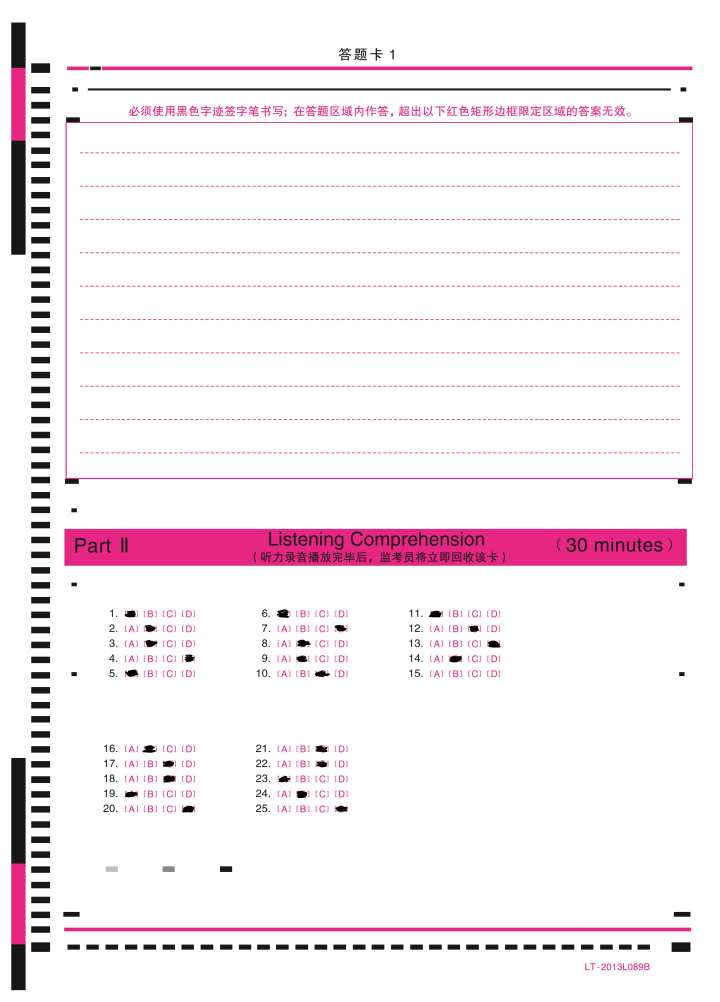
#> input picture card1/2.jpg, 2880 x 4006 px (shown at 1/4 size)
$ python -i extraction.py   (imports and definitions only)
#> lines starting #> are read from the running program, lines starting #| are printed output that depends on the picture; after the words box and inside, x2 and y2 are one past the last pixel; in counts of white or black regions, pixels touching at a corner belong together
#> further down, picture is the input picture: shape (4006, 2880, 3); mean B, G, R 242.1, 237.4, 246.9
import cv2
import numpy as np

#投影分割，返回shape为(组、起点、终点）的array, minSep，组间最小间隔（连续0达到就视为下一组）， eps视为空的最小值
def extract_projection_coordinates(projection, minSep = 50, eps = 0, endBias = 0, minLength=0, maxLength = 5000)->np.array:
    maxVal = np.max(projection)
    start = None
    end = None
    AllPoints = []
    cnt0 = 0
    for i,projectioni in enumerate(projection):
        if projectioni<=eps*maxVal or i==len(projection)-1:
            cnt0+=1
            #如果0个个数达到阈值
            if start is not None and end is not None and (end-start>=minLength) and (cnt0>=minSep or i==len(projection)-1 or (end-start)>=maxLength):
                AllPoints.append([start, end+endBias])
                cnt0 = 0
                start = None
                end = None
        else:
            cnt0 = 0
            if start is None:
                start = i
            end = i
    return np.array(AllPoints, dtype = np.int32)


#处理一个选择题区块（5个题+-）
def process_block(img, withinVerticalDis = 0.26, withinHorizontalDis = 0.1, eps = 0.15, fillingConf=0.75, minChoiceSep = 5, maxChoiceSep = 200):
    imgShow = img.copy()
    img = cv2.cvtColor(img, cv2.COLOR_BGR2GRAY)
    t, img = cv2.threshold(img, -1,255,cv2.THRESH_BINARY_INV+cv2.THRESH_OTSU)  # 自动阈值，留下ABCD
    # t, img = cv2.threshold(img, 50 ,255,cv2.THRESH_BINARY_INV)  # 手动阈值

    k = np.ones((3,3), dtype=np.uint8)
    img = cv2.morphologyEx(img, cv2.MORPH_CLOSE,k,None, (-1,-1), 1)
    # cv2.imshow('thresh result', img)
    # cv2.waitKey(0)
    answers = []
    mask = np.zeros(img.shape, dtype=np.uint8)
    horizontalHistData = np.sum(img, axis = 1)
    verticalHistData = np.sum(img, axis = 0)
    horizontalGroups = extract_projection_coordinates(horizontalHistData, withinHorizontalDis*img.shape[0]/5, 0.15)
    verticalGroups = extract_projection_coordinates(verticalHistData, withinVerticalDis*img.shape[0]/5, eps,0, minChoiceSep, maxChoiceSep)
    #对于每一道题
    for i,hori in enumerate(horizontalGroups):
        #每一个选项
        answer = []
        for j,verj in enumerate(verticalGroups):
            if j==0:
                continue
            mask=mask*0
            pt1 = (verj[0],hori[0])
            pt2 = (verj[1],hori[1])
            cv2.rectangle(mask, pt1, pt2, 255, -1)

            cv2.rectangle(imgShow, pt1, pt2, (255,0,0), 3)
            #计算白色与矩形面积比
            pro = cv2.countNonZero(cv2.bitwise_and(img,mask ))/((verj[1]-verj[0])*(hori[1]-hori[0]))
            if pro>fillingConf:
                answer.append(chr(j-1+65))
        answers.append(answer)
    # cv2.imshow('Recognition result  ', imgShow)
    # cv2.waitKey(0)
    return answers, imgShow

def process_img(img, betweenVerticalDis = 0.1, betweenHorizontalDis = 0.05, withinVerticalDis = 0.265, withinHorizontalDis = 0.1, betweenEps = 0.3, withinEps=0.15, fillingConf=0.8, minChoiceSep = 5, maxChoiceSep = 200):
#> called with betweenVerticalDis = 0.1, betweenHorizontalDis = 0.05, withinVerticalDis = 0.265, withinHorizontalDis = 0.1, betweenEps = 0.3, withinEps = 0.15, fillingConf = 0.8, minChoiceSep = 5
    choices = []
    objRects = []
    imgsrc = img.copy()
    #图像预处理
    img = cv2.cvtColor(img, cv2.COLOR_BGR2GRAY)
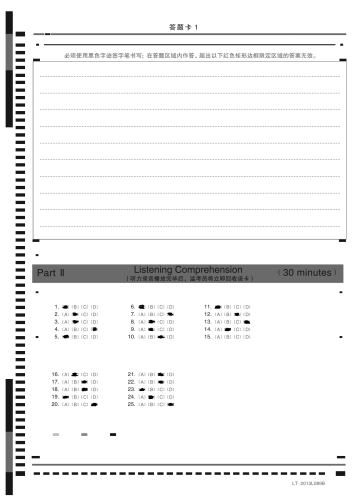
#> img: shape (4006, 2880) (shown at 1/8 size); min 0, max 255, mean 240.8
    img = cv2.GaussianBlur(img, (5,5), 0)
    #imgThresh作为后续投影分组的基础
    t, imgThresh = cv2.threshold(img, -1, 255, cv2.THRESH_BINARY_INV+cv2.THRESH_OTSU)
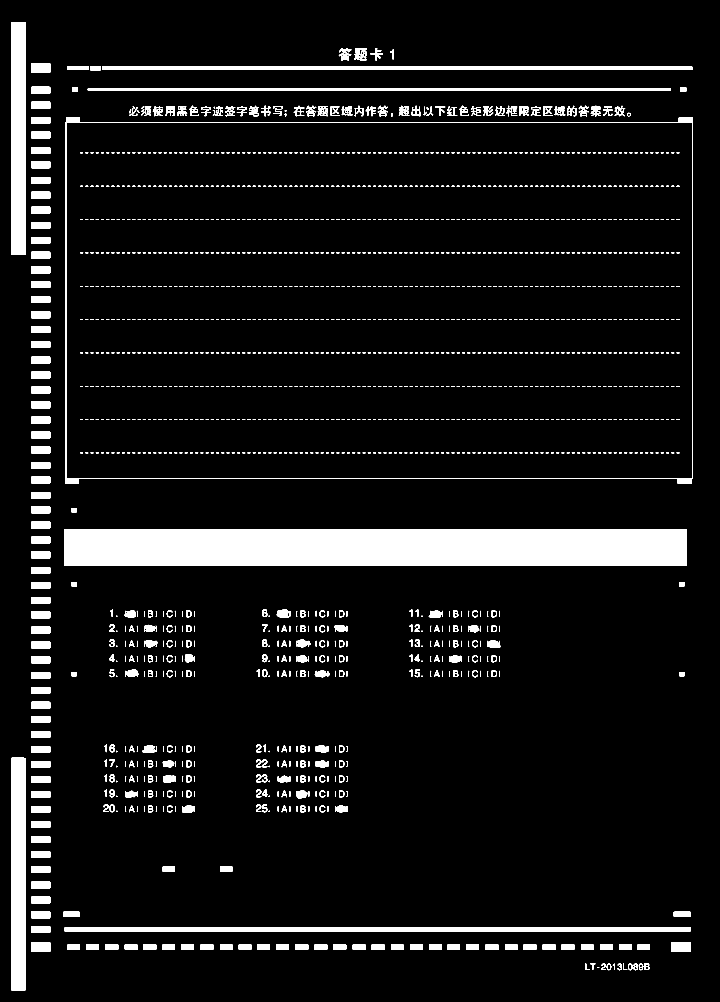
#> imgThresh: shape (4006, 2880) (shown at 1/4 size); 7.7% white; 1703 white regions (2 under 20 px), largest, box (x1, y1, x2, y2) and area: (258, 2116, 2747, 2263) 365881, (45, 3031, 103, 3961) 53607, (45, 90, 103, 1019) 53590
#> t = 169
    # 形态学封闭小孔
    k = np.ones((3,3), np.uint8)
    imgThresh = cv2.morphologyEx(imgThresh, cv2.MORPH_DILATE, k, None, (-1,-1), 1)
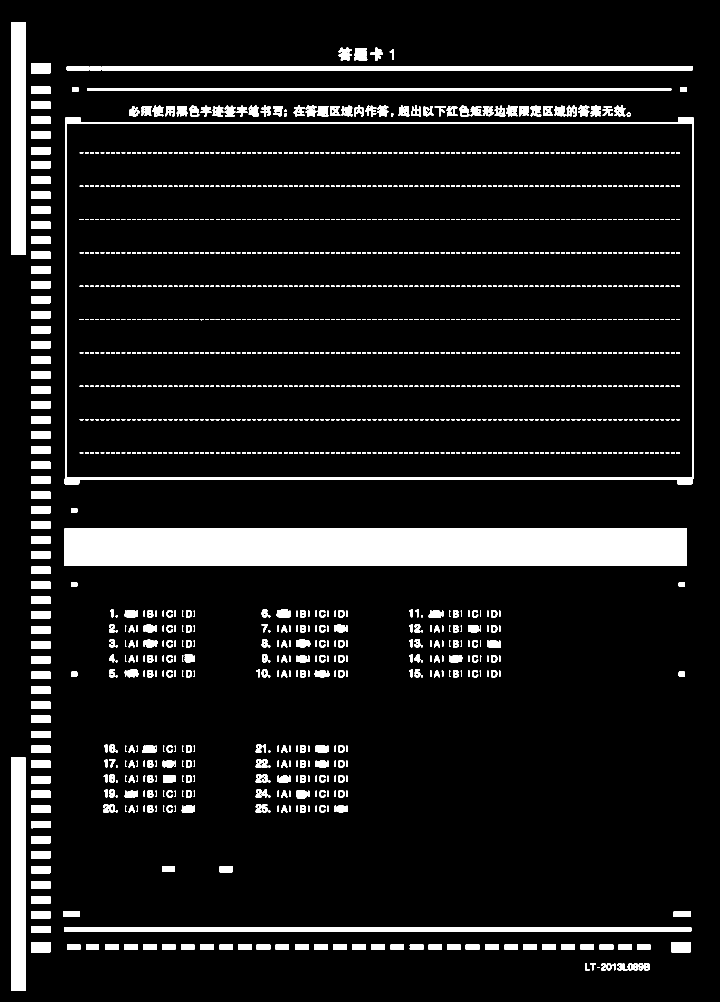
#> imgThresh: shape (4006, 2880) (shown at 1/4 size); 9% white; 1664 white regions, largest, box (x1, y1, x2, y2) and area: (257, 2115, 2748, 2264) 371157, (44, 3030, 104, 3962) 55589, (44, 89, 104, 1020) 55570

    #计算水平投影数据
    horizontalHistData = np.sum(imgThresh, axis = 1)
#> horizontalHistData = 4006 values, max 675495 at index 489, min 0 at index 0, mean 66081.7
    #根据水平投影数据提取水平分组数据
    horizontalGroups = extract_projection_coordinates(horizontalHistData, betweenHorizontalDis*imgThresh.shape[0], betweenEps)
#> in extract_projection_coordinates, `maxVal = np.max(projection)`: maxVal = 675495
#> after the loop in extract_projection_coordinates, `for i,projectioni in enumerate(projection):`: AllPoints = [[265, 2263], [3710, 3799]]
#> horizontalGroups = [[265, 2263], [3710, 3799]]
    #对于每一个水平分组计算垂直投影，并提取当前水平组下的垂直分组
    for i,horidatai in enumerate(horizontalGroups):
        verticalHistData = np.sum(imgThresh[horidatai[0]:horidatai[1], :], axis = 0)
        verticalGroups = extract_projection_coordinates(verticalHistData, betweenVerticalDis*imgThresh.shape[1],betweenEps)
        #对于每一个垂直和水平的交叉（一组）获取其两个矩形点
        for j,verdatai in enumerate(verticalGroups):
            blockResult = process_block(imgsrc[horidatai[0]:horidatai[1], verdatai[0]:verdatai[1]], withinVerticalDis,
                                        withinHorizontalDis, withinEps, fillingConf, minChoiceSep, maxChoiceSep)
            choices = choices+blockResult[0]
            objRects.append(blockResult[1])
#> this loop made 2 passes
#> horidatai on pass 1: [265, 2263]
#> pass 1, in process_block, `imgShow = img.copy()`:
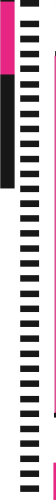
#> imgShow: shape (1998, 223, 3) (shown at 1/4 size); mean of channels 0, 1, 2 200.4, 195.5, 205.7; drawn as B, G, R
#> pass 1, in process_block, `img = cv2.cvtColor(img, cv2.COLOR_BGR2GRAY)`:
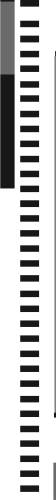
#> img: shape (1998, 223) (shown at 1/4 size); min 12, max 255, mean 199.1
#> pass 1, in process_block, `t, img = cv2.threshold(img, -1,255,cv2.THRESH_BINARY_INV+cv2.THRESH_OT..`:
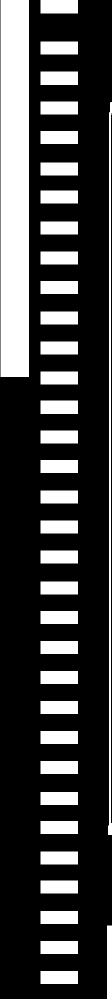
#> img: shape (1998, 223) (shown at 1/2 size); 25.8% white; 36 white regions, largest, box (x1, y1, x2, y2) and area: (1, 0, 58, 754) 42978, (216, 204, 223, 1670) 5908, (81, 0, 156, 27) 2025
#> pass 1, in process_block, `img = cv2.morphologyEx(img, cv2.MORPH_CLOSE,k,None, (-1,-1), 1)`:
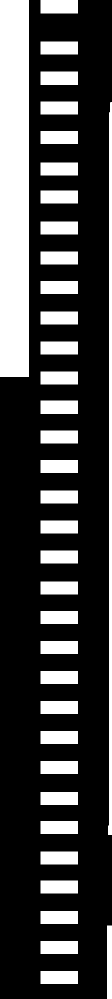
#> img: shape (1998, 223) (shown at 1/2 size); 26.2% white; 36 white regions, largest, box (x1, y1, x2, y2) and area: (0, 0, 58, 754) 43732, (216, 204, 223, 1670) 7326, (81, 0, 156, 27) 2025
#> after the loop, choices = [[], [], [], ['A', 'B'], ['A']]; objRects = 3 items
    return choices,objRects

>>> import cv2
>>> picture = cv2.imread('card1/2.jpg')
>>> result = process_img(picture)

$ run again, on card1/3.jpg
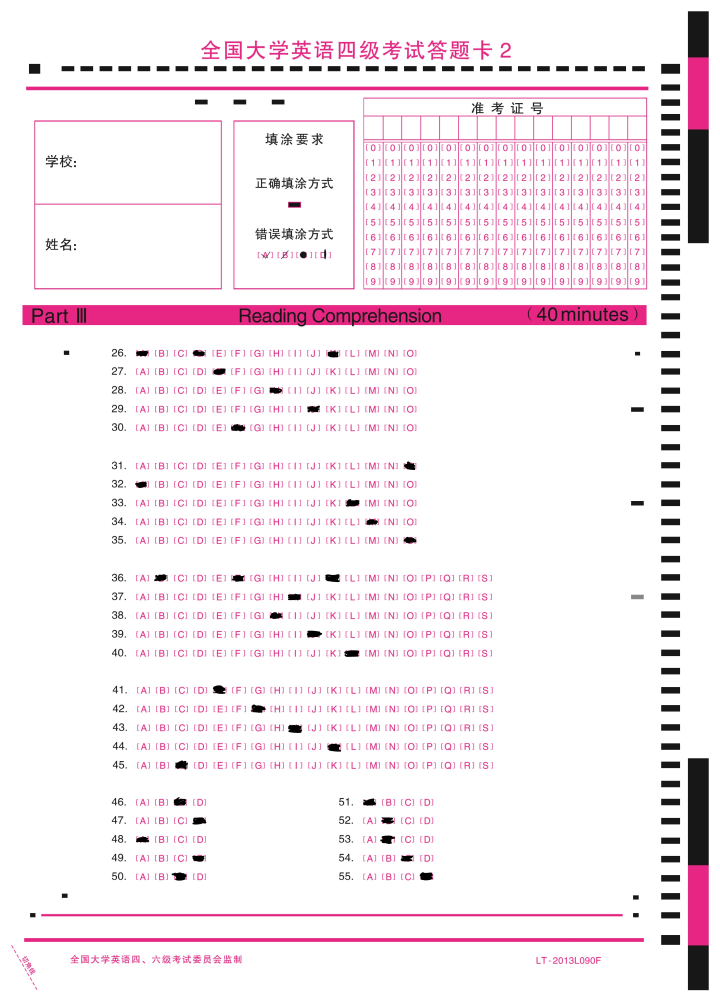
#> input picture card1/3.jpg, 2880 x 4006 px (shown at 1/4 size)
#> picture is the input picture: shape (4006, 2880, 3); mean B, G, R 241, 236.1, 246.1
#> in process_img, `t, imgThresh = cv2.threshold(img, -1, 255, cv2.THRESH_BINARY_INV+cv2.T..`:
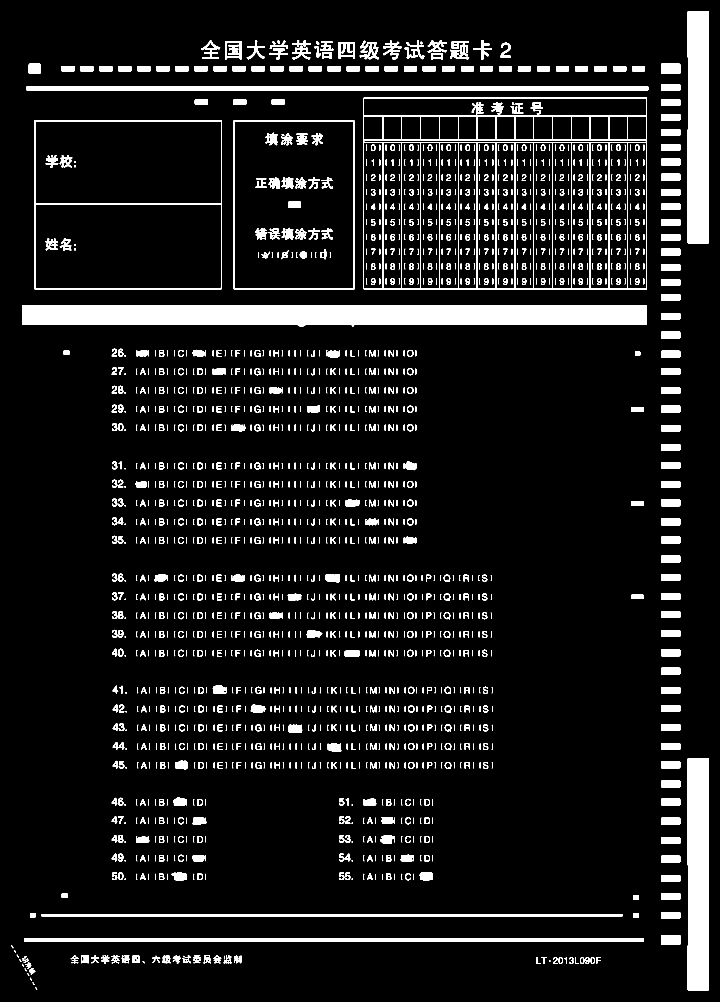
#> imgThresh: shape (4006, 2880) (shown at 1/4 size); 8.1% white; 1882 white regions (5 under 20 px), largest, box (x1, y1, x2, y2) and area: (90, 1221, 2586, 1306) 197357, (2751, 45, 2835, 973) 77662, (2751, 3033, 2835, 3961) 77629
#> in process_img, `t, imgThresh = cv2.threshold(img, -1, 255, cv2.THRESH_BINARY_INV+cv2.T..`: t = 172
#> horizontalHistData = 4006 values, max 676770 at index 346, min 0 at index 0, mean 76716.6
#> maxVal = 676770
#> the loop in extract_projection_coordinates, `for i,projectioni in enumerate(projection):` made 4006 passes
#> projectioni on passes 1 to 8: 0, 0, 0, 0, 0, 0, 0, 0
#> after the loop in extract_projection_coordinates, `for i,projectioni in enumerate(projection):`: AllPoints = [[263, 950], [1152, 1300], [3655, 3767]]
#> the loop in process_img, `for i,horidatai in enumerate(horizontalGroups):` made 3 passes
#> horidatai on passes 2 to 3: [1152, 1300], [3655, 3767]
#> pass 1, in process_block (call 2), `img = cv2.morphologyEx(img, cv2.MORPH_CLOSE,k,None, (-1,-1), 1)`:
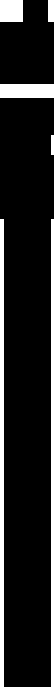
#> img: shape (687, 54); 12.8% white; 6 white regions, box (x1, y1, x2, y2) and area: (0, 219, 4, 687) 1872, (51, 219, 54, 687) 1404, (0, 84, 54, 98) 756, (0, 0, 23, 22) 506, (48, 0, 54, 22) 132, (51, 135, 54, 155) 60
#> after the loop in process_img, `for i,horidatai in enumerate(horizontalGroups):`: choices = [[], [], [], [], [], ['F'], ['A', 'B', 'C', 'D', 'E', 'F'], ['A', 'B', 'C', 'D', 'E'], [], ['A', 'B', 'C', 'D', 'E', 'F'], ['F'], [], ['F'], ['F'], ['F'], ['F'], ['F'], ['F'], [], [], ['A']]; objRects = 5 items

$ run again, on card1/1.png
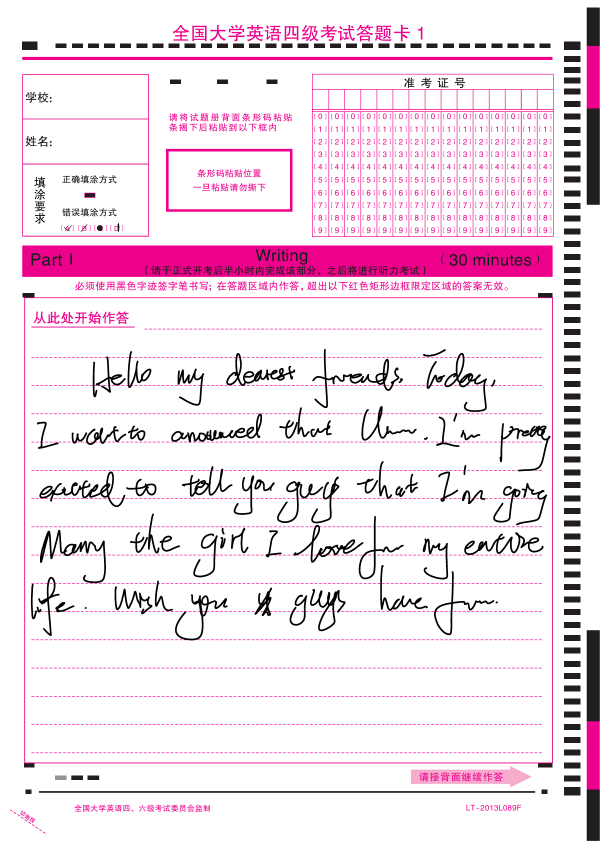
#> input picture card1/1.png, 1223 x 1697 px (shown at 1/2 size)
#> picture is the input picture: shape (1697, 1223, 3); mean B, G, R 235.1, 225.7, 241.7
#> in process_img, `t, imgThresh = cv2.threshold(img, -1, 255, cv2.THRESH_BINARY_INV+cv2.T..`:
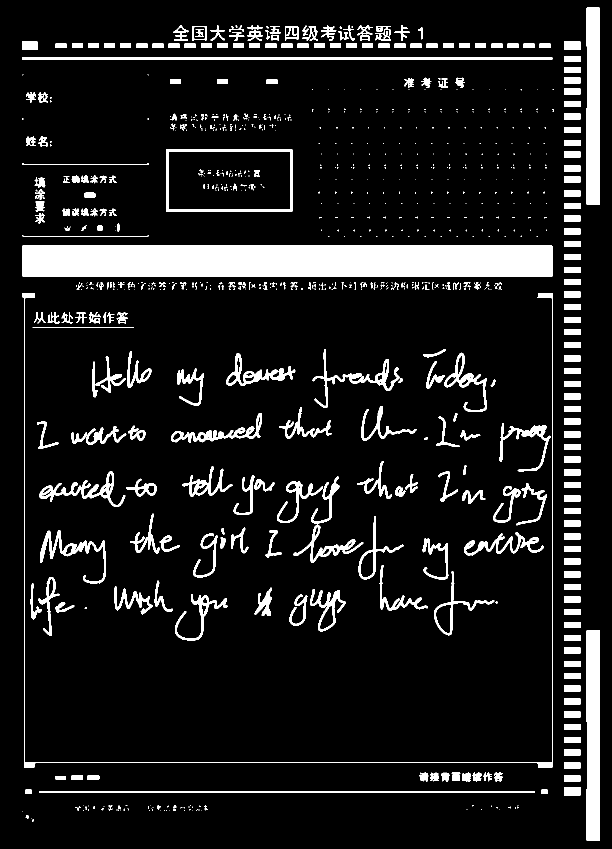
#> imgThresh: shape (1697, 1223) (shown at 1/2 size); 10.3% white; 887 white regions (569 under 20 px), largest, box (x1, y1, x2, y2) and area: (45, 491, 1105, 554) 66777, (1173, 1260, 1200, 1682) 11122, (1173, 15, 1200, 410) 10415
#> in process_img, `t, imgThresh = cv2.threshold(img, -1, 255, cv2.THRESH_BINARY_INV+cv2.T..`: t = 164
#> in process_img, `horizontalHistData = np.sum(imgThresh, axis = 1)`: horizontalHistData = 1697 values, max 286620 at index 114, min 0 at index 0, mean 43343.1
#> maxVal = 286620
#> the loop in extract_projection_coordinates, `for i,projectioni in enumerate(projection):` made 1697 passes
#> projectioni on passes 1 to 8: 0, 0, 0, 0, 0, 0, 0, 0
#> after the loop in extract_projection_coordinates, `for i,projectioni in enumerate(projection):`: AllPoints = [[60, 120], [328, 329], [418, 578], [747, 766], [860, 876], [966, 992], [1083, 1104], [1199, 1212], [1524, 1586]]
#> in process_img, `horizontalGroups = extract_projection_coordinates(horizontalHistData, ..`: horizontalGroups has the same summary as AllPoints in extract_projection_coordinates
#> the loop in process_img, `for i,horidatai in enumerate(horizontalGroups):` made 9 passes
#> horidatai on passes 1, 5, 6, 7, 8, 9: [60, 120], [860, 876], [966, 992], [1083, 1104], [1199, 1212], [1524, 1586]
#> pass 1, in process_block, `img = cv2.morphologyEx(img, cv2.MORPH_CLOSE,k,None, (-1,-1), 1)`:
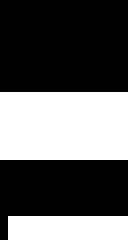
#> img: shape (60, 32) (shown 4 times larger); 37.7% white; 2 white regions, box (x1, y1, x2, y2) and area: (0, 23, 32, 40) 544, (2, 54, 32, 60) 180
#> after the loop in process_img, `for i,horidatai in enumerate(horizontalGroups):`: choices = 25 items, first 6: [], [], [], [], [], ['A']; objRects = 14 items
